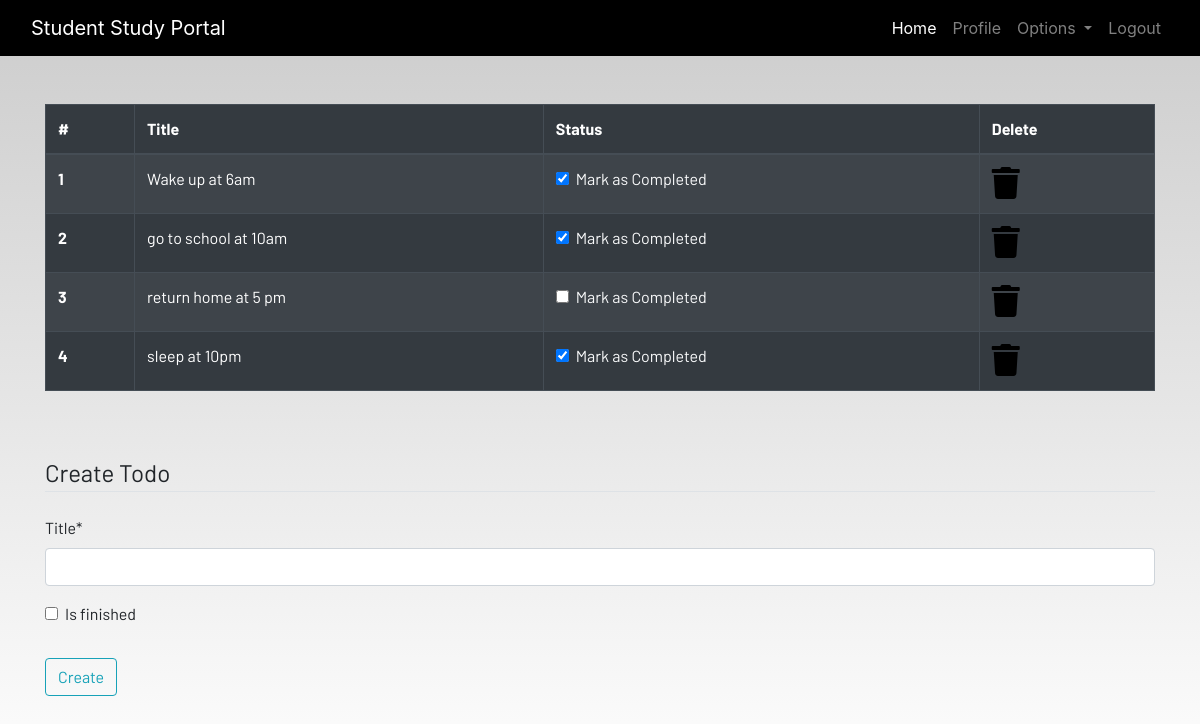
The app's page /todo (signed in) with its own data.
### dashboard/models.py (models this page shows, shortened)
class Todo(models.Model):
    user=models.ForeignKey(User, on_delete=models.CASCADE)
    title=models.CharField(max_length=100)
    is_finished=models.BooleanField(default=False)

### dashboard/views.py (the view)
# urls.py: path('todo', views.todo, name="todo"),
@login_required
def todo(request):
    if request.method == "POST":
        form = TodoForm(request.POST)
        if form.is_valid():
            try:
                finished = request.POST["is_finished"]
                if finished == "on":
                    finished = True
                else:
                    finished = False
            except:
                finished = False
        todos = Todo(
            user=request.user, title=request.POST["title"], is_finished=finished
        )
        todos.save()
        messages.success(request, f"Todo added from {request.user.username}!!")
    else:
        form = TodoForm()
    todo = Todo.objects.filter(user=request.user)
    if len(todo) == 0:
        todos_done = True
    else:
        todos_done = False
    context = {"form": form, "todos": todo, "todos_done": todos_done}
    return render(request, "dashboard/todo.html", context)

### dashboard/forms.py
class TodoForm(forms.ModelForm):
    class Meta:
        model = Todo
        fields = ["title", "is_finished"]

### dashboard/templates/dashboard/todo.html (shortened to what this page needs)
{% extends 'dashboard/base.html' %}
{% load static %}
{% load crispy_forms_tags %}
{% block content %}
<div class="container">
    {% if not todos_done %}
    <table class="table table-striped table-bordered table-hover table-dark">
        <thead>
            <tr>
                <th scope="col">#</th>
                <th scope="col">Title</th>
                <th scope="col">Status</th>
                <th scope="col">Delete</th>
            </tr>
        </thead>
        <tbody>
            {% for todo in todos %}
            <tr>
                <th scope="row">{{forloop.counter}}</th>
                <td>{{todo.title}}</td>
                <td>
                    <a href="{% url 'update-todo' todo.id %}">
                        <div class="form-check">
                            {% if todo.is_finished == True %}
                            <input class="form-check-input" type="checkbox" value="" checked>
                            {% else %}
                            <input class="form-check-input" type="checkbox" value="">
                            {% endif %}
                            <label class="form-check-label text-light" for="flexCheckDefault">
                                Mark as Completed
                            </label>
                        </div>
                    </a>
                </td>
                <td><a href="{% url 'delete-todo' todo.id %}"><i class="fa fa-trash fa-2x"></i></a></td>
            </tr>
            {% endfor %}
        </tbody>
    </table>
    {% else %}
    <h4>All tasks have been done!! create to add more</h4>
    {% endif %}
</div><br><br>
<div class="container">
    <form method="POST">
        <fieldset class="form-group">
            <legend class="border-bottom mb-4">Create Todo</legend>
            {{form|crispy}}
        </fieldset>
        <div class="form-group">
            <button href="" class="btn btn-outline-info" type="submit">
                Create
            </button>
        </div>
    </form>
</div>
{% endblock content %}

### static/css/main.css (style rules this page uses)
html { scroll-behavior: smooth; height: 100%; width: 100%; }
a { text-decoration: none !important; color: black; }
html, body { max-width: 100%; overflow-x: hidden; height: 100%; width: 100%; }
body { background: linear-gradient(rgba(0, 0, 0, 0.2), rgba(255, 255, 255, 0.5)); overflow-x: hidden; background-repeat: no-repeat; }
.fa { color: black; }

### records on screen
Todo: title "Wake up at 6am"
Todo: title "go to school at 10am"
Todo: title "return home at 5 pm"
Todo: title "sleep at 10pm"
